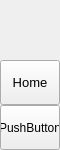
        <widget class="QFrame" name="leftMenuBg">
         <property name="minimumSize">
          <size>
           <width>60</width>
           <height>0</height>
          </size>
         </property>
         <property name="maximumSize">
          <size>
           <width>60</width>
           <height>16777215</height>
          </size>
         </property>
         <property name="frameShape">
          <enum>QFrame::NoFrame</enum>
         </property>
         <property name="frameShadow">
          <enum>QFrame::Raised</enum>
         </property>
         <layout class="QVBoxLayout" name="verticalLayout_3">
          <property name="spacing">
           <number>0</number>
          </property>
          <property name="leftMargin">
           <number>0</number>
          </property>
          <property name="topMargin">
           <number>0</number>
          </property>
          <property name="rightMargin">
           <number>0</number>
          </property>
          <property name="bottomMargin">
           <number>0</number>
          </property>
          <item>
           <widget class="QFrame" name="topLogoInfo">
            <property name="minimumSize">
             <size>
              <width>0</width>
              <height>60</height>
             </size>
            </property>
            <property name="maximumSize">
             <size>
              <width>16777215</width>
              <height>60</height>
             </size>
            </property>
            <property name="frameShape">
             <enum>QFrame::NoFrame</enum>
            </property>
            <property name="frameShadow">
             <enum>QFrame::Raised</enum>
            </property>
            <widget class="QFrame" name="topLogo">
             <property name="geometry">
              <rect>
               <x>5</x>
               <y>5</y>
               <width>50</width>
               <height>50</height>
              </rect>
             </property>
             <property name="minimumSize">
              <size>
               <width>50</width>
               <height>50</height>
              </size>
             </property>
             <property name="maximumSize">
              <size>
               <width>50</width>
               <height>50</height>
              </size>
             </property>
             <property name="autoFillBackground">
              <bool>false</bool>
             </property>
             <property name="styleSheet">
              <string notr="true">background-image: url(:/images/images/images/Picture3.png);</string>
             </property>
             <property name="frameShape">
              <enum>QFrame::NoFrame</enum>
             </property>
             <property name="frameShadow">
              <enum>QFrame::Raised</enum>
             </property>
            </widget>
           </widget>
          </item>
          <item>
           <widget class="QFrame" name="leftMenuFrame">
            <property name="frameShape">
             <enum>QFrame::NoFrame</enum>
            </property>
            <property name="frameShadow">
             <enum>QFrame::Raised</enum>
            </property>
            <layout class="QVBoxLayout" name="verticalMenuLayout">
             <property name="spacing">
              <number>0</number>
             </property>
             <property name="leftMargin">
              <number>0</number>
             </property>
             <property name="topMargin">
              <number>0</number>
             </property>
             <property name="rightMargin">
              <number>0</number>
             </property>
             <property name="bottomMargin">
              <number>0</number>
             </property>
             <item alignment="Qt::AlignTop">
              <widget class="QFrame" name="topMenu">
               <property name="frameShape">
                <enum>QFrame::NoFrame</enum>
               </property>
               <property name="frameShadow">
                <enum>QFrame::Raised</enum>
               </property>
               <layout class="QVBoxLayout" name="verticalLayout_8">
                <property name="spacing">
                 <number>0</number>
                </property>
                <property name="leftMargin">
                 <number>0</number>
                </property>
                <property name="topMargin">
                 <number>0</number>
                </property>
                <property name="rightMargin">
                 <number>0</number>
                </property>
                <property name="bottomMargin">
                 <number>0</number>
                </property>
                <item>
                 <widget class="QPushButton" name="btn_home">
                  <property name="sizePolicy">
                   <sizepolicy hsizetype="Expanding" vsizetype="Fixed">
                    <horstretch>0</horstretch>
                    <verstretch>0</verstretch>
                   </sizepolicy>
                  </property>
                  <property name="minimumSize">
                   <size>
                    <width>0</width>
                    <height>45</height>
                   </size>
                  </property>
                  <property name="font">
                   <font>
                    <family>Segoe UI</family>
                    <pointsize>10</pointsize>
                    <weight>50</weight>
                    <italic>false</italic>
                    <bold>false</bold>
                   </font>
                  </property>
                  <property name="cursor">
                   <cursorShape>PointingHandCursor</cursorShape>
                  </property>
                  <property name="layoutDirection">
                   <enum>Qt::LeftToRight</enum>
                  </property>
                  <property name="styleSheet">
                   <string notr="true">background-image: url(:/icons/images/icons/cil-home.png);</string>
                  </property>
                  <property name="text">
                   <string>Home</string>
                  </property>
                 </widget>
                </item>
                <item>
                 <widget class="QPushButton" name="btn_binded">
                  <property name="sizePolicy">
                   <sizepolicy hsizetype="Expanding" vsizetype="Fixed">
                    <horstretch>0</horstretch>
                    <verstretch>0</verstretch>
                   </sizepolicy>
                  </property>
                  <property name="minimumSize">
                   <size>
                    <width>0</width>
                    <height>45</height>
                   </size>
                  </property>
                  <property name="cursor">
                   <cursorShape>PointingHandCursor</cursorShape>
                  </property>
                  <property name="styleSheet">
                   <string notr="true">background-image: url(:/images/images/images/binding.png);</string>
                  </property>
                  <property name="text">
                   <string>PushButton</string>
                  </property>
                 </widget>
                </item>
               </layout>
              </widget>
             </item>
            </layout>
           </widget>
          </item>
         </layout>
        </widget>
